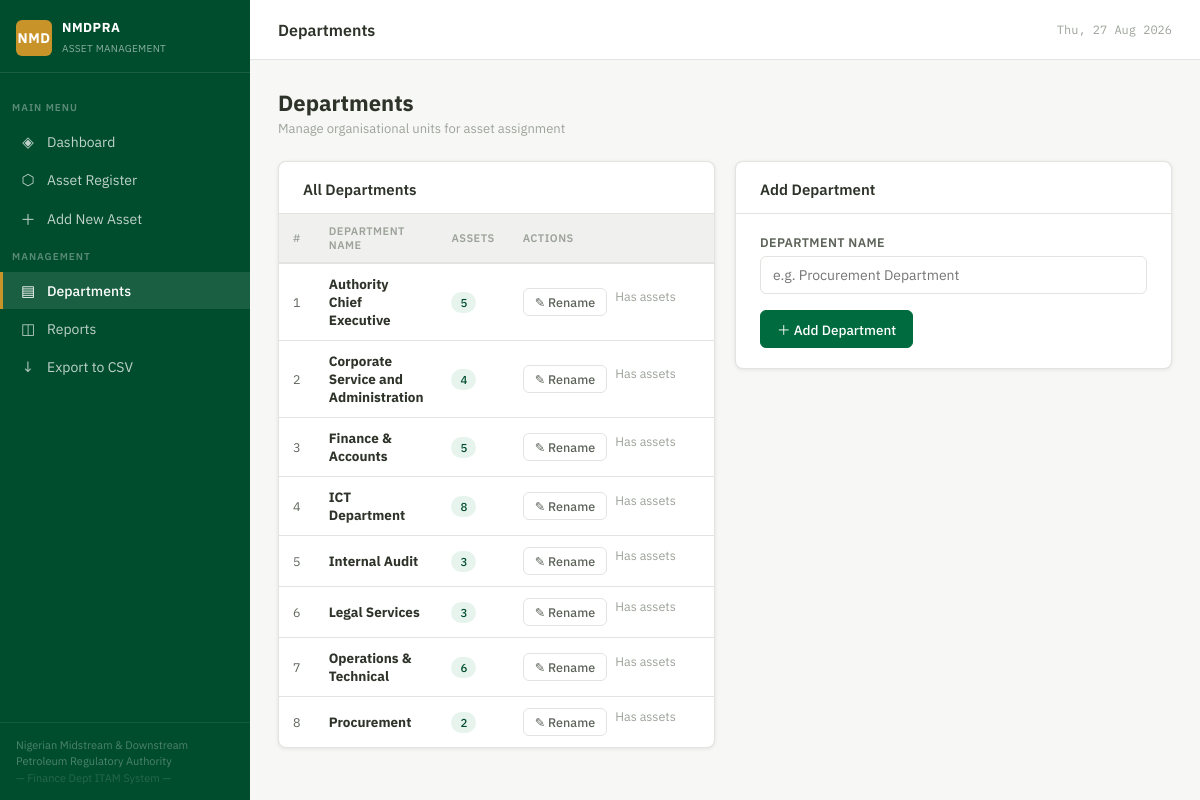
The page /departments on the database its author committed.
### tables this page shows
CREATE TABLE department (
            id INTEGER PRIMARY KEY AUTOINCREMENT,
            name TEXT NOT NULL UNIQUE
        );

### views.py (the view)
@views_bp.route('/departments')
def departments():
    return render_template('departments.html', departments=services.get_departments())

### db.py (called while the page is built)
@contextmanager
def get_db():
    conn = sqlite3.connect(DB)
    conn.row_factory = sqlite3.Row
    conn.execute("PRAGMA foreign_keys = ON")
    try:
        yield conn
        conn.commit()
    finally:
        conn.close()

### services.py (called while the page is built)
def get_departments():
    with get_db() as db:
        rows = db.execute("""
            SELECT d.*, COUNT(a.id) as asset_count FROM department d
            LEFT JOIN asset a ON a.department_id = d.id
            GROUP BY d.id ORDER BY d.name
        """).fetchall()
    return [dict(r) for r in rows]

### templates/departments.html (shortened to what this page needs)
{% extends "base.html" %}
{% block page_title %}Departments{% endblock %}
{% block content %}
<div class="page-header">
  <div>
    <h1>Departments</h1>
    <p>Manage organisational units for asset assignment</p>
  </div>
</div>
<div class="grid-2">
  <div class="card">
    <div class="card-header"><span class="card-title">All Departments</span></div>
    <div class="table-wrap">
      <table>
        <thead>
          <tr><th>#</th><th>Department Name</th><th>Assets</th><th style="width:220px">Actions</th></tr>
        </thead>
        <tbody>
          {% for d in departments %}
          <tr id="row-{{ d.id }}">
            <td class="tag-number">{{ loop.index }}</td>
            <td id="name-{{ d.id }}"><strong>{{ d.name }}</strong></td>
            <td><span class="badge badge-green">{{ d.asset_count }}</span></td>
            <td>
              <div id="actions-{{ d.id }}" class="flex gap-8">
                <button class="btn btn-secondary btn-sm" onclick="startEdit({{ d.id }}, '{{ d.name }}')">
                  ✎ Rename
                </button>
                {% if d.asset_count == 0 %}
                <form method="POST" action="{{ url_for('views.delete_department', id=d.id) }}"
                  onsubmit="return confirm('Delete {{ d.name }}?')" style="margin:0">
                  <button type="submit" class="btn btn-danger btn-sm">Delete</button>
                </form>
                {% else %}
                <span class="text-muted">Has assets</span>
                {% endif %}
              </div>
            </td>
          </tr>
          {% else %}
          <tr><td colspan="4" style="text-align:center;color:var(--gray-400);padding:20px">No departments yet.</td></tr>
          {% endfor %}
        </tbody>
      </table>
    </div>
  </div>
  <div class="card" style="align-self:start">
    <div class="card-header"><span class="card-title">Add Department</span></div>
    <div class="card-body">
      <form method="POST" action="{{ url_for('views.new_department') }}">
        <div class="form-group mb-16">
          <label>Department Name</label>
          <input type="text" name="name" required placeholder="e.g. Procurement Department">
        </div>
        <button type="submit" class="btn btn-primary">＋ Add Department</button>
      </form>
    </div>
  </div>
</div>
{% endblock %}

### templates/base.html (shortened to what this page needs)
<!DOCTYPE html>
<html lang="en">
<head>
</head>
<body>
<aside class="sidebar">
  <div class="sidebar-header">
    <a href="{{ url_for('views.dashboard') }}" class="sidebar-logo">
      <div class="logo-mark">NMD</div>
      <div class="logo-text">
        <strong>NMDPRA</strong>
        <span>Asset Management</span>
      </div>
    </a>
  </div>
  <nav class="sidebar-nav">
    <div class="nav-section">Main Menu</div>
    <a href="{{ url_for('views.dashboard') }}" class="nav-link {% if request.endpoint == 'views.dashboard' %}active{% endif %}">
      <span class="nav-icon">◈</span> Dashboard
    </a>
    <a href="{{ url_for('views.assets') }}" class="nav-link {% if 'asset' in request.endpoint %}active{% endif %}">
      <span class="nav-icon">⬡</span> Asset Register
    </a>
    <a href="{{ url_for('views.new_asset') }}" class="nav-link {% if request.endpoint == 'views.new_asset' %}active{% endif %}">
      <span class="nav-icon">＋</span> Add New Asset
    </a>
    <div class="nav-section">Management</div>
    <a href="{{ url_for('views.departments') }}" class="nav-link {% if request.endpoint == 'views.departments' %}active{% endif %}">
      <span class="nav-icon">▤</span> Departments
    </a>
    <a href="{{ url_for('views.reports') }}" class="nav-link {% if request.endpoint == 'views.reports' %}active{% endif %}">
      <span class="nav-icon">◫</span> Reports
    </a>
    <a href="{{ url_for('views.export_csv') }}" class="nav-link">
      <span class="nav-icon">↓</span> Export to CSV
    </a>
  </nav>
  <div class="sidebar-footer">
    Nigerian Midstream &amp; Downstream<br>Petroleum Regulatory Authority<br>
    <span style="color:rgba(255,255,255,0.15)">— Finance Dept ITAM System —</span>
  </div>
</aside>
<div class="main">
  <header class="topbar">
    <div class="topbar-title">{% block page_title %}{% endblock %}</div>
    <span class="topbar-date" id="topbar-date"></span>
  </header>
  <main class="page-content">
    {% block content %}{% endblock %}
  </main>
</div>
</body>
</html>

### rows shown on the page
department: name "Authority Chief Executive", asset_count "5"
department: name "Corporate Service and Administration", asset_count "4"
department: name "Finance & Accounts", asset_count "5"
department: name "ICT Department", asset_count "8"
department: name "Internal Audit", asset_count "3"
department: name "Legal Services", asset_count "3"
department: name "Operations & Technical", asset_count "6"
department: name "Procurement", asset_count "2"
